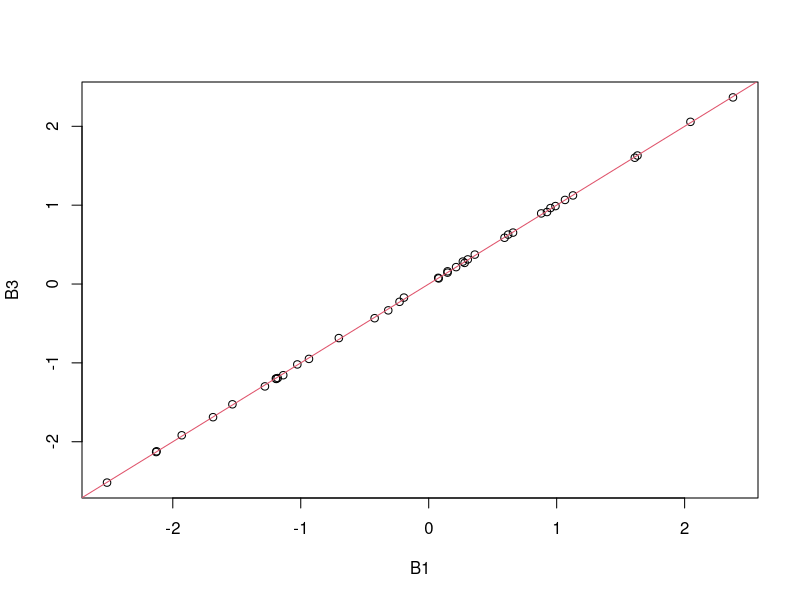

Generate this figure with R:
## ---- chunk 1
knitr::opts_chunk$set(echo = TRUE)
## ---- chunk 2
set.seed(2131)
n <- 10000
p <- 20
q <- 2
Y <- abs(matrix(rnorm(n*p), n, p))
na <- matrix(runif(n*p), n, p) < .1
A <- abs(matrix(rnorm(p*q), p, q))

compute_linpar_i <- function(Y, A, na, i) {
  t(A[!na[i,],]) %*% Y[i,!na[i,]]
}

linpar1 <- t(sapply(1:n, function(i) compute_linpar_i(Y, A, na, i)))

Yna <- Y
Yna[na] <- 0
linpar2  <- Yna %*% A

all.equal(linpar1, linpar2)

## ---- chunk 3
phi <- Y[1,]

t(A) %*% (A*phi)# I have this

missing <- is.na(phi)

phina <- phi
phina[missing] <- 0
a1 <- t(A) %*% (A*phina)# I have this

a2 <- t(A[!missing,]) %*% diag(phi[!missing]) %*% A[!missing,]

all.equal(a1,a2)

## ---- chunk 4
set.seed(2131)
n <- 1000
p <- 20
q <- 2
na <- matrix(runif(n*q), n, q) < .1
X <- matrix(rnorm(n*p), n, p)
beta <- matrix(rnorm(p*q), p, q)
Y <- X %*% beta + matrix(rnorm(n*q), n, q)

B1 <- solve(t(X) %*% X) %*% t(X) %*% Y
X0 <- X
X0[na] <- 0
Y0 <- Y
Y0[na] <- 0

B2 <- solve(t(X) %*% X) %*% t(X0) %*% Y0

B3 <- sapply(1:q, function(j){
  as.vector(solve(t(X[!na[,j],]) %*% X[!na[,j],]) %*% t(X[!na[,j],]) %*% Y[!na[,j],j])
})



plot(B1, B3); abline(0,1,col=2)

# now what about t(X) %*% Y, can I make it with 0 instead of looping?

#this is the correct
XY1 <- sapply(1:ncol(Y), function(j){
  t(X[!na[,j],]) %*% Y[!na[,j], j]
})

# this is the simplified
XY3 <- sapply(1:ncol(Y), function(j){
  t(X) %*% Y0[, j]
})

all.equal(XY1, XY3)

